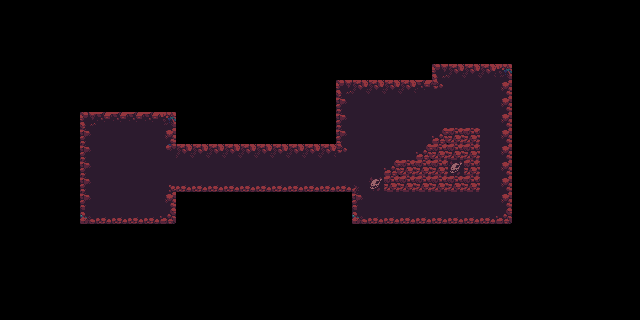

Rendered tile map (Tiled .tmx) drawn with the repository's tilesets; below, a short description and the full map source, tile grids included:
An orthogonal 40x20 tile map with 16x16 px tiles, 1 tile layer (Capa de patrones 1).

<map version="1.5" tiledversion="1.7.2" orientation="orthogonal" renderorder="right-down" width="40" height="20" tilewidth="16" tileheight="16" infinite="0" nextlayerid="2" nextobjectid="1">
 <editorsettings>
  <export target="level1.csv" format="csv" />
 </editorsettings>
 <tileset firstgid="1" name="land2" tilewidth="16" tileheight="16" tilecount="16" columns="4">
  <image source="../images/land2.png" trans="000000" width="64" height="64" />
 </tileset>
 <layer id="1" name="Capa de patrones 1" width="40" height="20">
  <data encoding="csv">
0,0,0,0,0,0,0,0,0,0,0,0,0,0,0,0,0,0,0,0,0,0,0,0,0,0,0,0,0,0,0,0,0,0,0,0,0,0,0,0,
0,0,0,0,0,0,0,0,0,0,0,0,0,0,0,0,0,0,0,0,0,0,0,0,0,0,0,0,0,0,0,0,0,0,0,0,0,0,0,0,
0,0,0,0,0,0,0,0,0,0,0,0,0,0,0,0,0,0,0,0,0,0,0,0,0,0,0,0,0,0,0,0,0,0,0,0,0,0,0,0,
0,0,0,0,0,0,0,0,0,0,0,0,0,0,0,0,0,0,0,0,0,0,0,0,0,0,0,0,0,0,0,0,0,0,0,0,0,0,0,0,
0,0,0,0,0,0,0,0,0,0,0,0,0,0,0,0,0,0,0,0,0,0,0,0,0,0,0,4,5,5,5,6,0,0,0,0,0,0,0,0,
0,0,0,0,0,0,0,0,0,0,0,0,0,0,0,0,0,0,0,0,0,4,5,5,5,5,11,14,10,10,10,8,0,0,0,0,0,0,0,0,
0,0,0,0,0,0,0,0,0,0,0,0,0,0,0,0,0,0,0,0,0,9,10,10,10,10,10,10,10,10,10,8,0,0,0,0,0,0,0,0,
0,0,0,0,0,4,11,11,11,11,6,0,0,0,0,0,0,0,0,0,0,9,10,10,10,10,10,10,10,10,10,8,0,0,0,0,0,0,0,0,
0,0,0,0,0,9,10,10,10,10,8,0,0,0,0,0,0,0,0,0,0,9,10,10,10,10,10,16,7,7,10,8,0,0,0,0,0,0,0,0,
0,0,0,0,0,9,10,10,10,10,13,5,5,5,5,5,5,5,5,5,5,14,10,10,10,10,16,7,7,7,10,8,0,0,0,0,0,0,0,0,
0,0,0,0,0,9,10,10,10,10,10,10,10,10,10,10,10,10,10,10,10,10,10,10,16,7,7,7,12,7,10,8,0,0,0,0,0,0,0,0,
0,0,0,0,0,9,10,10,10,10,1,2,2,2,2,2,2,2,2,2,2,2,3,12,7,7,7,7,7,7,10,8,0,0,0,0,0,0,0,0,
0,0,0,0,0,9,10,10,10,10,8,0,0,0,0,0,0,0,0,0,0,0,9,10,10,10,10,10,10,10,10,8,0,0,0,0,0,0,0,0,
0,0,0,0,0,15,2,2,2,2,16,0,0,0,0,0,0,0,0,0,0,0,15,2,2,2,2,2,2,2,2,16,0,0,0,0,0,0,0,0,
0,0,0,0,0,0,0,0,0,0,0,0,0,0,0,0,0,0,0,0,0,0,0,0,0,0,0,0,0,0,0,0,0,0,0,0,0,0,0,0,
0,0,0,0,0,0,0,0,0,0,0,0,0,0,0,0,0,0,0,0,0,0,0,0,0,0,0,0,0,0,0,0,0,0,0,0,0,0,0,0,
0,0,0,0,0,0,0,0,0,0,0,0,0,0,0,0,0,0,0,0,0,0,0,0,0,0,0,0,0,0,0,0,0,0,0,0,0,0,0,0,
0,0,0,0,0,0,0,0,0,0,0,0,0,0,0,0,0,0,0,0,0,0,0,0,0,0,0,0,0,0,0,0,0,0,0,0,0,0,0,0,
0,0,0,0,0,0,0,0,0,0,0,0,0,0,0,0,0,0,0,0,0,0,0,0,0,0,0,0,0,0,0,0,0,0,0,0,0,0,0,0,
0,0,0,0,0,0,0,0,0,0,0,0,0,0,0,0,0,0,0,0,0,0,0,0,0,0,0,0,0,0,0,0,0,0,0,0,0,0,0,0
</data>
 </layer>
</map>